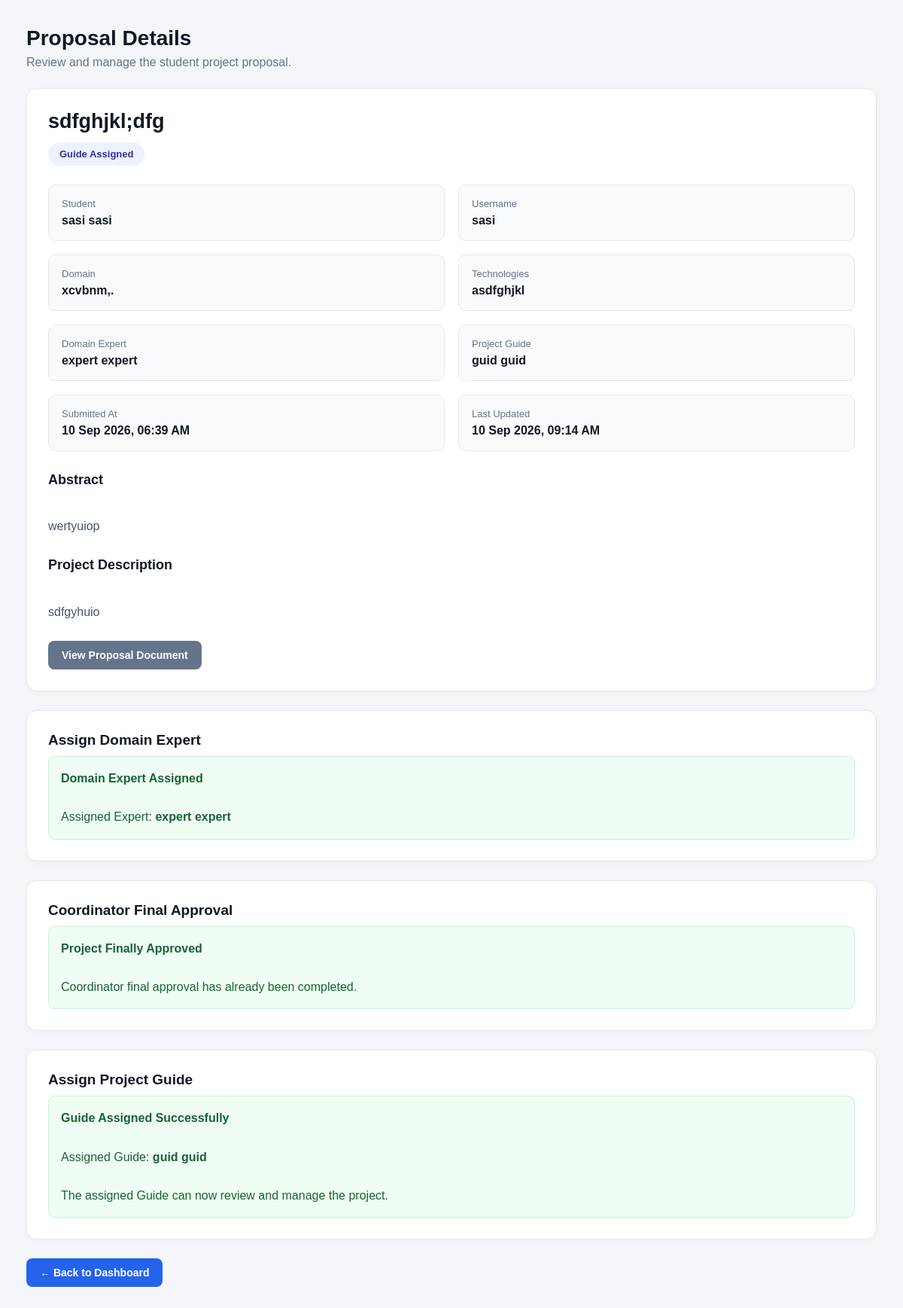
The app's page /coordinator/proposals/6/ (signed in) with its own data.
### projects/models.py (models this page shows, shortened)
class ProjectProposal(models.Model):
    STATUS_CHOICES = [
        ("SUBMITTED", "Submitted"),
        ("EXPERT_ASSIGNED", "Expert Assigned"),
        ("CHANGES_REQUESTED", "Changes Requested"),
        ("EXPERT_APPROVED", "Expert Approved"),
        ("COORDINATOR_APPROVED", "Coordinator Approved"),
        ("GUIDE_ASSIGNED", "Guide Assigned"),
        ("GUIDE_REJECTED", "Guide Rejected"),
        ("IN_PROGRESS", "In Progress"),
        ("COMPLETED", "Completed"),
    ]
    student = models.ForeignKey(
        settings.AUTH_USER_MODEL,
        on_delete=models.CASCADE,
        related_name="project_proposals",
        limit_choices_to={"role": "STUDENT"},
    )
    title = models.CharField(max_length=255)
    abstract = models.TextField(blank=True)
    domain = models.CharField(
        max_length=255,
        blank=True
    )
    technologies = models.TextField(
        blank=True
    )
    description = models.TextField(
        blank=True
    )
    proposal_document = models.FileField(
        upload_to="proposals/",
        blank=True,
        null=True
    )
    expert_comments = models.TextField(
        blank=True,
        null=True
    )
    status = models.CharField(
        max_length=30,
        choices=STATUS_CHOICES,
        default="SUBMITTED"
    )
    submitted_at = models.DateTimeField(
        auto_now_add=True
    )
    updated_at = models.DateTimeField(
        auto_now=True
    )
    domain_expert = models.ForeignKey(
        settings.AUTH_USER_MODEL,
        on_delete=models.SET_NULL,
        null=True,
        blank=True,
        related_name="expert_proposals",
        limit_choices_to={"role": "EXPERT"},
    )
    guide = models.ForeignKey(
        settings.AUTH_USER_MODEL,
        on_delete=models.SET_NULL,
        null=True,
        blank=True,
        related_name="guided_proposals",
        limit_choices_to={"role": "GUIDE"},
    )
    guide_rejection_reason = models.TextField(
        blank=True,
        null=True
    )
    guide_rejected_at = models.DateTimeField(
        blank=True,
        null=True
    )

### accounts/models.py (models this page shows, shortened)
class User(AbstractUser):
    ROLE_CHOICES = [
        ("STUDENT", "Student"),
        ("COORDINATOR", "Coordinator"),
        ("EXPERT", "Domain Expert"),
        ("GUIDE", "Guide"),
        ("PANEL", "Panel Member"),
    ]
    role = models.CharField(
        max_length=20,
        choices=ROLE_CHOICES,
        default="STUDENT"
    )
    phone = models.CharField(
        max_length=15,
        blank=True,
        null=True
    )
    roll_number = models.CharField(
        max_length=50,
        blank=True,
        null=True
    )
    department = models.CharField(
        max_length=100,
        blank=True,
        null=True
    )
    semester = models.CharField(
        max_length=20,
        blank=True,
        null=True
    )
    batch = models.CharField(
        max_length=20,
        blank=True,
        null=True
    )

### coordinator/views.py (the view, shortened to what this page needs)
    @login_required
    def wrapper(request, *args, **kwargs):
        if request.user.is_superuser:
            return view_func(request, *args, **kwargs)

### coordinator/views.py (called while the page is built, shortened)
def coordinator_required(view_func):
    @login_required
    def wrapper(request, *args, **kwargs):
        if request.user.is_superuser:
            return view_func(request, *args, **kwargs)
    return wrapper

### templates/coordinator/proposal_detail.html (shortened to what this page needs)
{% extends "base.html" %}
{% block content %}
<div class="proposal-page">
<div class="proposal-container">
    <div class="page-header">
        <h1>Proposal Details</h1>
        <p>
            Review and manage the student project proposal.
        </p>
    </div>
    <div class="card">
        <div class="proposal-title">
            {{ proposal.title }}
        </div>
        <span class="status-badge">
            {{ proposal.get_status_display }}
        </span>
        <div class="info-grid">
            <div class="info-box">
                <div class="info-label">
                    Student
                </div>
                <div class="info-value">
                    {{ proposal.student.get_full_name|default:proposal.student.username }}
                </div>
            </div>
            <div class="info-box">
                <div class="info-label">
                    Username
                </div>
                <div class="info-value">
                    {{ proposal.student.username }}
                </div>
            </div>
            <div class="info-box">
                <div class="info-label">
                    Domain
                </div>
                <div class="info-value">
                    {% if proposal.domain %}
                        {{ proposal.domain }}
                    {% else %}
                        Not specified
                    {% endif %}
                </div>
            </div>
            <div class="info-box">
                <div class="info-label">
                    Technologies
                </div>
                <div class="info-value">
                    {% if proposal.technologies %}
                        {{ proposal.technologies }}
                    {% else %}
                        Not specified
                    {% endif %}
                </div>
            </div>
            <div class="info-box">
                <div class="info-label">
                    Domain Expert
                </div>
                <div class="info-value">
                    {% if proposal.domain_expert %}
                        {{ proposal.domain_expert.get_full_name|default:proposal.domain_expert.username }}
                    {% else %}
                        Not Assigned
                    {% endif %}
                </div>
            </div>
            <div class="info-box">
                <div class="info-label">
                    Project Guide
                </div>
                <div class="info-value">
                    {% if proposal.guide %}
                        {{ proposal.guide.get_full_name|default:proposal.guide.username }}
                    {% else %}
                        Not Assigned
                    {% endif %}
                </div>
            </div>
            <div class="info-box">
                <div class="info-label">
                    Submitted At
                </div>
                <div class="info-value">
                    {{ proposal.submitted_at|date:"d M Y, h:i A" }}
                </div>
            </div>
            <div class="info-box">
                <div class="info-label">
                    Last Updated
                </div>
                <div class="info-value">
                    {{ proposal.updated_at|date:"d M Y, h:i A" }}
                </div>
            </div>
        </div>
        <div class="text-section">
            <h3>
                Abstract
            </h3>
            {% if proposal.abstract %}
                <p>
                    {{ proposal.abstract }}
                </p>
            {% else %}
                <p>
                    No abstract provided.
                </p>
            {% endif %}
        </div>
        <div class="text-section">
            <h3>
                Project Description
            </h3>
            {% if proposal.description %}
                <p>
                    {{ proposal.description }}
                </p>
            {% else %}
                <p>
                    No project description provided.
                </p>
            {% endif %}
        </div>
        {% if proposal.proposal_document %}
            <div class="document-area">
                <a
                    href="{{ proposal.proposal_document.url }}"
                    target="_blank"
                    class="btn btn-secondary"
                >
                    View Proposal Document
                </a>
            </div>
        {% endif %}
    </div>
    <div class="action-card">
        <h3>
            Assign Domain Expert
        </h3>
        {% if proposal.status == "SUBMITTED" or proposal.status == "EXPERT_ASSIGNED" or proposal.status == "CHANGES_REQUESTED" %}
            <p class="action-description">
                Select a Domain Expert to review this project proposal.
            </p>
            <form
                method="POST"
                action="{% url 'coordinator:assign_expert' proposal.id %}"
            >
                {% csrf_token %}
                <div class="form-group">
                    <label class="form-label">
                        Domain Expert
                    </label>
                    <select
                        name="expert"
                        class="form-select"
                        required
                    >
                        <option value="">
                            -- Select Domain Expert --
                        </option>
                        {% for expert in experts %}
                            <option
                                value="{{ expert.id }}"
                                {% if proposal.domain_expert_id == expert.id %}
                                    selected
                                {% endif %}
                            >
                                {{ expert.get_full_name|default:expert.username }}
                            </option>
                        {% empty %}
                            <option value="" disabled>
                                No active Domain Experts available
                            </option>
                        {% endfor %}
                    </select>
                </div>
                <button
                    type="submit"
                    class="btn btn-primary"
                >
                    Assign Expert
                </button>
            </form>
        {% elif proposal.domain_expert %}
            <div class="success-box">
                <strong>
                    Domain Expert Assigned
                </strong>
                <br><br>
                Assigned Expert:
                <strong>
                    {{ proposal.domain_expert.get_full_name|default:proposal.domain_expert.username }}
                </strong>
            </div>
        {% endif %}
    </div>
    <div class="action-card">
        <h3>
            Coordinator Final Approval
        </h3>
        {% if proposal.status == "EXPERT_APPROVED" %}
            <p class="action-description">
                The Domain Expert has approved this proposal.
                You can now give the final Coordinator approval.
            </p>
            <form
                method="POST"
                action="{% url 'coordinator:approve_project' proposal.id %}"
            >
                {% csrf_token %}
                <button
                    type="submit"
                    class="btn btn-success"
                >
                    Final Approve Project
                </button>
            </form>
        {% elif proposal.status == "GUIDE_ASSIGNED" %}
            <div class="success-box">
                <strong>
                    Project Finally Approved
                </strong>
                <br><br>
                Coordinator final approval has already
                been completed.
            </div>
        {% endif %}
    </div>
    <div class="action-card">
        <h3>
            Assign Project Guide
        </h3>
        {% if proposal.status == "COORDINATOR_APPROVED" %}
            <p class="action-description">
                The project has received Coordinator final approval.
                You can now assign a Guide to the student.
            </p>
            <form
                method="POST"
                action="{% url 'coordinator:assign_guide' proposal.id %}"
            >
                {% csrf_token %}
                <div class="form-group">
                    <label class="form-label">
                        Select Guide
                    </label>
                    <select
                        name="guide"
                        class="form-select"
                        required
                    >
                        <option value="">
                            -- Select Guide --
                        </option>
                        {% for guide in guides %}
                            <option value="{{ guide.id }}">
                                {{ guide.get_full_name|default:guide.username }}
                            </option>
                        {% empty %}
                            <option value="" disabled>
                                No active Guides available
                            </option>
                        {% endfor %}
                    </select>
                </div>
                <button
                    type="submit"
                    class="btn btn-primary"
                >
                    Assign Guide
                </button>
            </form>
        {% elif proposal.status == "GUIDE_ASSIGNED" %}
            <div class="success-box">
                <strong>
                    Guide Assigned Successfully
                </strong>
                <br><br>
                Assigned Guide:
                {% if proposal.guide %}
                    <strong>
                        {{ proposal.guide.get_full_name|default:proposal.guide.username }}
                    </strong>
                {% else %}
                    <strong>
                        Not Available
                    </strong>
                {% endif %}
                <br><br>
                The assigned Guide can now review
                and manage the project.
            </div>
        {% endif %}
    </div>
    <div class="back-buttons">
        <a
            href="{% url 'coordinator:dashboard' %}"
            class="btn btn-primary"
        >
            ← Back to Dashboard
        </a>
    </div>
</div>
</div>
{% endblock %}

### static/css/style.css (style rules this page uses)
body { margin: 0; font-family: Arial, Helvetica, sans-serif; background: #f4f7fb; color: #1f2937; }
a { text-decoration: none; }

### templates/coordinator/proposal_detail.html (style rules this page uses)
* { box-sizing: border-box; }
.proposal-page { min-height: 100vh; background: #f4f6f9; padding: 35px; }
.proposal-container { max-width: 1150px; margin: 0 auto; }
.page-header { margin-bottom: 25px; }
.page-header h1 { margin: 0; font-size: 28px; color: #111827; }
.page-header p { margin: 7px 0 0; color: #64748b; }
.card, .action-card { background: #ffffff; border: 1px solid #e5e7eb; border-radius: 14px; padding: 28px; margin-bottom: 25px; box-shadow: 0 2px 8px rgba(0, 0, 0, 0.03); }
.proposal-title { font-size: 27px; font-weight: 700; color: #111827; margin-bottom: 12px; }
.status-badge { display: inline-block; padding: 8px 15px; border-radius: 20px; background: #eef2ff; color: #3730a3; font-size: 13px; font-weight: 700; }
.info-grid { display: grid; grid-template-columns: repeat(2, 1fr); gap: 18px; margin-top: 25px; }
.info-box { background: #f8fafc; border: 1px solid #e5e7eb; border-radius: 10px; padding: 17px; }
.info-label { color: #64748b; font-size: 13px; margin-bottom: 6px; }
.info-value { color: #111827; font-weight: 600; word-break: break-word; }
.text-section { margin-top: 28px; }
.text-section h3 { margin-bottom: 10px; color: #111827; font-size: 18px; }
.text-section p { margin: 0; color: #475569; line-height: 1.7; white-space: pre-line; }
.action-card h3 { margin-top: 0; margin-bottom: 10px; color: #111827; font-size: 19px; }
.btn { display: inline-block; padding: 11px 18px; border: none; border-radius: 8px; font-size: 14px; font-weight: 600; text-decoration: none; cursor: pointer; }
.btn-primary { background: #2563eb; color: #ffffff; }
.btn-secondary { background: #64748b; color: #ffffff; }
.success-box { padding: 16px; background: #f0fdf4; border: 1px solid #bbf7d0; border-radius: 9px; color: #166534; line-height: 1.6; }
.document-area { margin-top: 25px; }
.back-buttons { margin-top: 10px; margin-bottom: 30px; }

### records on screen
ProjectProposal: title "sdfghjkl;dfg", status "Guide Assigned", student.get_full_name "sasi sasi", student.username "sasi", domain "xcvbnm,.", technologies "asdfghjkl", domain_expert.get_full_name "expert expert", guide.get_full_name "guid guid", submitted_at "10 Sep 2026, 06:39 AM", updated_at "10 Sep 2026, 09:14 AM", abstract "wertyuiop", description "sdfgyhuio"
